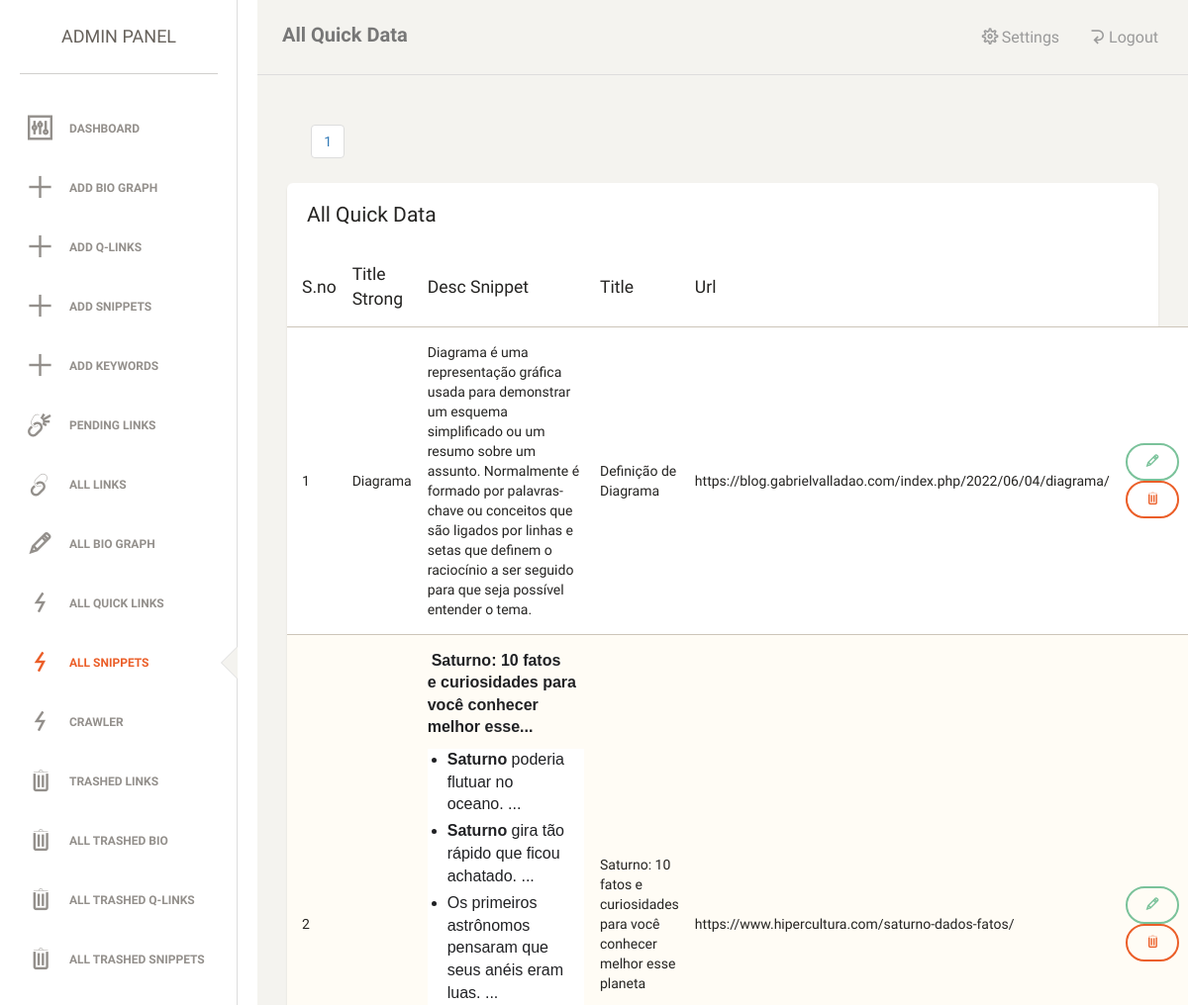
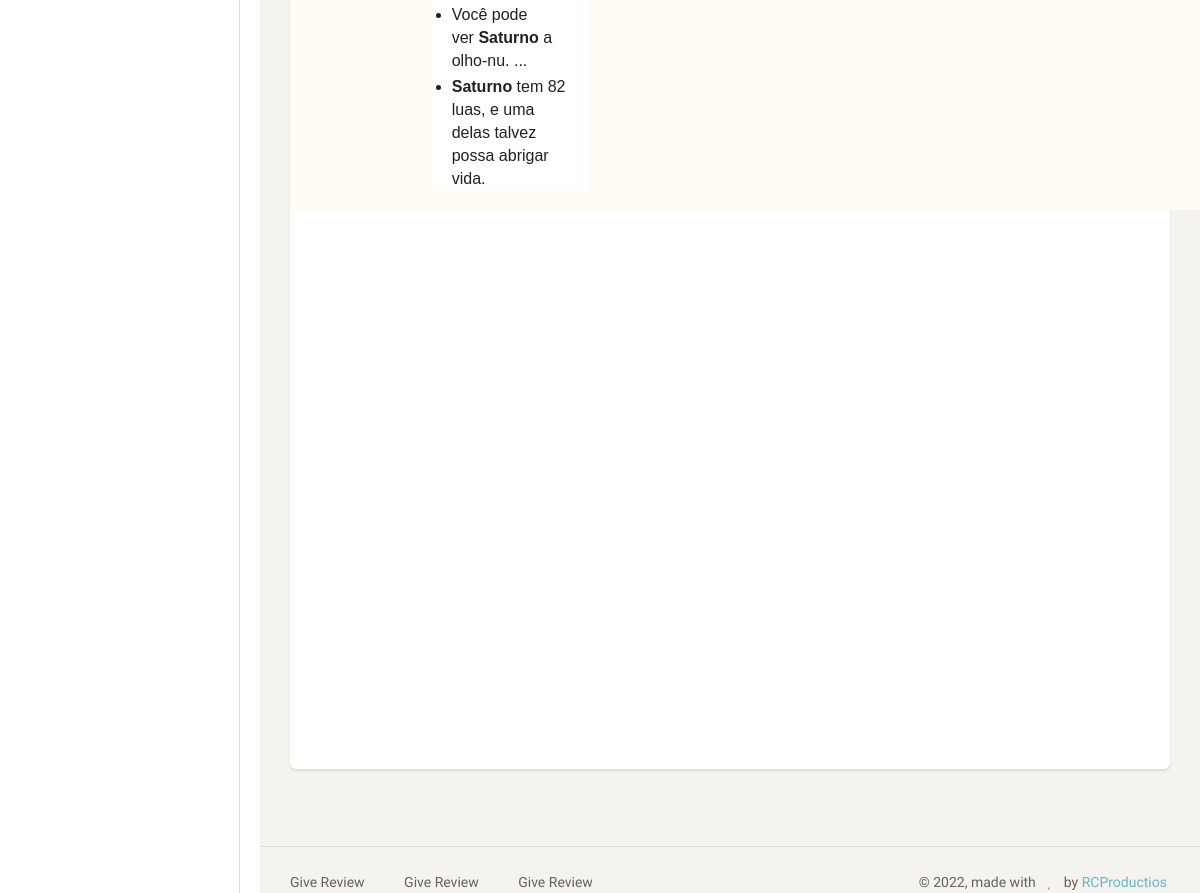
Page /admin/all_snippets.php (signed in) on the committed database (2 pictures, top to bottom).
### tables this page shows
CREATE TABLE `snippet` (
  `id` int(11) NOT NULL,
  `title_strong` longtext NOT NULL,
  `desc_snippet` longtext NOT NULL,
  `title` longtext NOT NULL,
  `url` longtext NOT NULL,
  `keywords` varchar(500) NOT NULL,
  `status` longtext NOT NULL
);

### admin/all_snippets.php (the view, shortened to what this page needs)
<?php
	include '../inc/db_connect.php';
$limit = 20;
if (isset($_GET["page"])) { $page  = $_GET["page"]; } else { $page=1; };
$start_from = ($page-1) * $limit;
?>
<!doctype html>
<html lang="en">
<head>
    <link href="assets/css/bootstrap.min.css" rel="stylesheet" />
    <link href="assets/css/animate.min.css" rel="stylesheet"/>
    <link href="assets/css/paper-dashboard.css" rel="stylesheet"/>
    <link href="assets/css/demo.css" rel="stylesheet" />
    <link href="css/font-awesome.min.css" rel="stylesheet">
    <link href="assets/css/themify-icons.css" rel="stylesheet">
</head>
<body>
<div class="wrapper">
<?php include 'sidebar.php';?>
    <div class="main-panel">
		<nav class="navbar navbar-default">
            <div class="container-fluid">
                <div class="navbar-header">
                    <a class="navbar-brand" href="#">All Quick Data</a>
                </div>
                <?php include 'header.php'; ?>
            </div>
        </nav>
		<div class="content">
            <div class="container-fluid">&nbsp;&nbsp;&nbsp;&nbsp;&nbsp;&nbsp;
					<?php
			$sql = "SELECT count(id) FROM snippet WHERE status='published' ORDER BY id ASC LIMIT $start_from, $limit";
			$rs_result = mysqli_query($conn,$sql);
			$row = mysqli_fetch_array($rs_result,MYSQLI_NUM);
			$total_records = $row[0];
			if($total_records<200)
			{
				$total_pages = ceil($total_records / $limit);
				$pagLink = "<ul class='pagination'>";
				for ($i=1; $i<=$total_pages; $i++) {
							 $pagLink .= "<li class='page-item'><a class='page-link' href='?page=".$i."'>".$i."</a></li>";
				};
				echo $pagLink . "</ul>";
			}
		?><div style="height:1600px" class="card card-map">
					<div class="header">
                        <h4 class="title">All Quick Data</h4>
                    </div>
					<div class="map">
					<table class="table table-striped">
                                    <thead>
                                    	<th>S.no</th>
                                    	<th>Title Strong</th>
                                    	<th>Desc Snippet</th>
                                    	<th>Title</th>
                                    	<th>Url</th>
                                    </thead>
                                    <tbody>
						<?php
						$sql="SELECT * FROM snippet where status='published'";
						$result=mysqli_query($conn,$sql);
						$count=0;
						while($rows=mysqli_fetch_assoc($result)){
							$count++;
									echo ' <tr>
                                        	<td>'.$count.'</td>
                                        	<td>'.$rows['title_strong'].'</td>
                                        	<td>'.$rows['desc_snippet'].'</td>
                                        	<td>'.$rows['title'].'</td>
                                        	<td>'.$rows['url'].'</td>
                                        	<td>
											<form action="" method="post">
											<input type="hidden" name="id" value="'.$rows['id'].'">
											<a href="update_snippet?id='.$rows['id'].'" class="btn btn-success"><i class="ti-pencil"></i></a>
											<button name="delete" class="btn btn-danger"><i class="ti-trash"></i></button>
											</form>
											</td>
                                        </tr>';
						}
						?>
						</tbody>
						</table>
					</div>
				</div>
			</div>
		</div>
        <?php include 'footer.php'; ?>
    </div>
</div>
</body>
</html>

### rows in the picture
snippet: title_strong "Diagrama", desc_snippet "Diagrama é uma representação gráfica usada para demonstrar um esquema simplificado ou um resumo sobre um assunto. Normalmente é formado por palavras-chave ou conceitos que são ligados por linhas e setas que definem o raciocínio a ser seguido para que seja possível entender o tema.", title "Definição de Diagrama", url "https://blog.gabrielvalladao.com/index.php/2022/06/04/diagrama/"
snippet: desc_snippet "Saturno : 10 fatos e curiosidades para você conhecer melhor esse... Saturno poderia flutuar no oceano. ... Saturno gira tão rápido que ficou achatado. ... Os primeiros astrônomos pensaram que seus anéis eram luas. ... Você pode ver Saturno a olho-nu. ... Saturno tem 82 luas, e uma delas talvez possa abrigar vida.", title "Saturno: 10 fatos e curiosidades para você conhecer melhor esse planeta", url "https://www.hipercultura.com/saturno-dados-fatos/"
